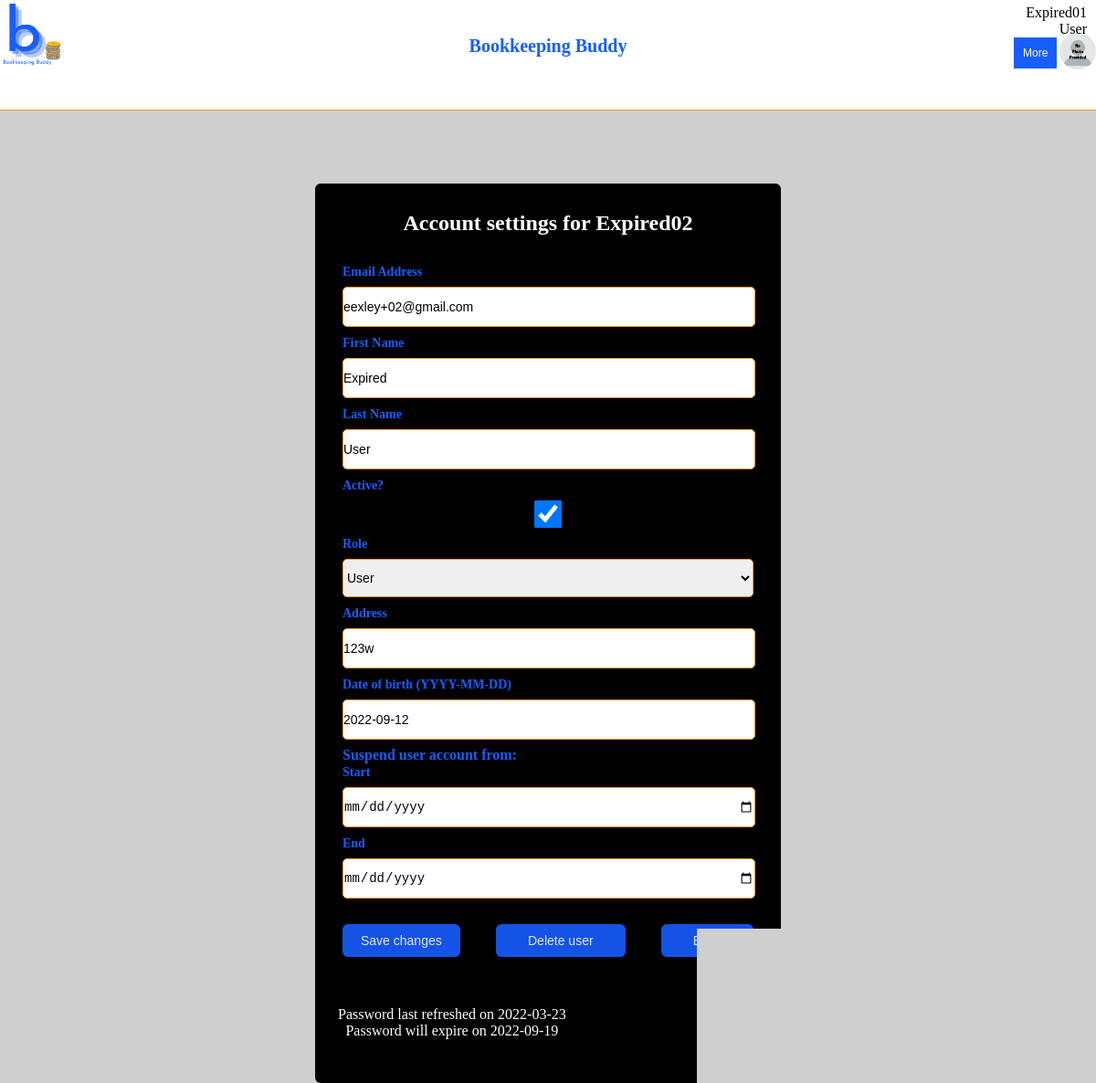
The page /auth/edit_user/Expired02 (signed in) on the database as committed earlier.
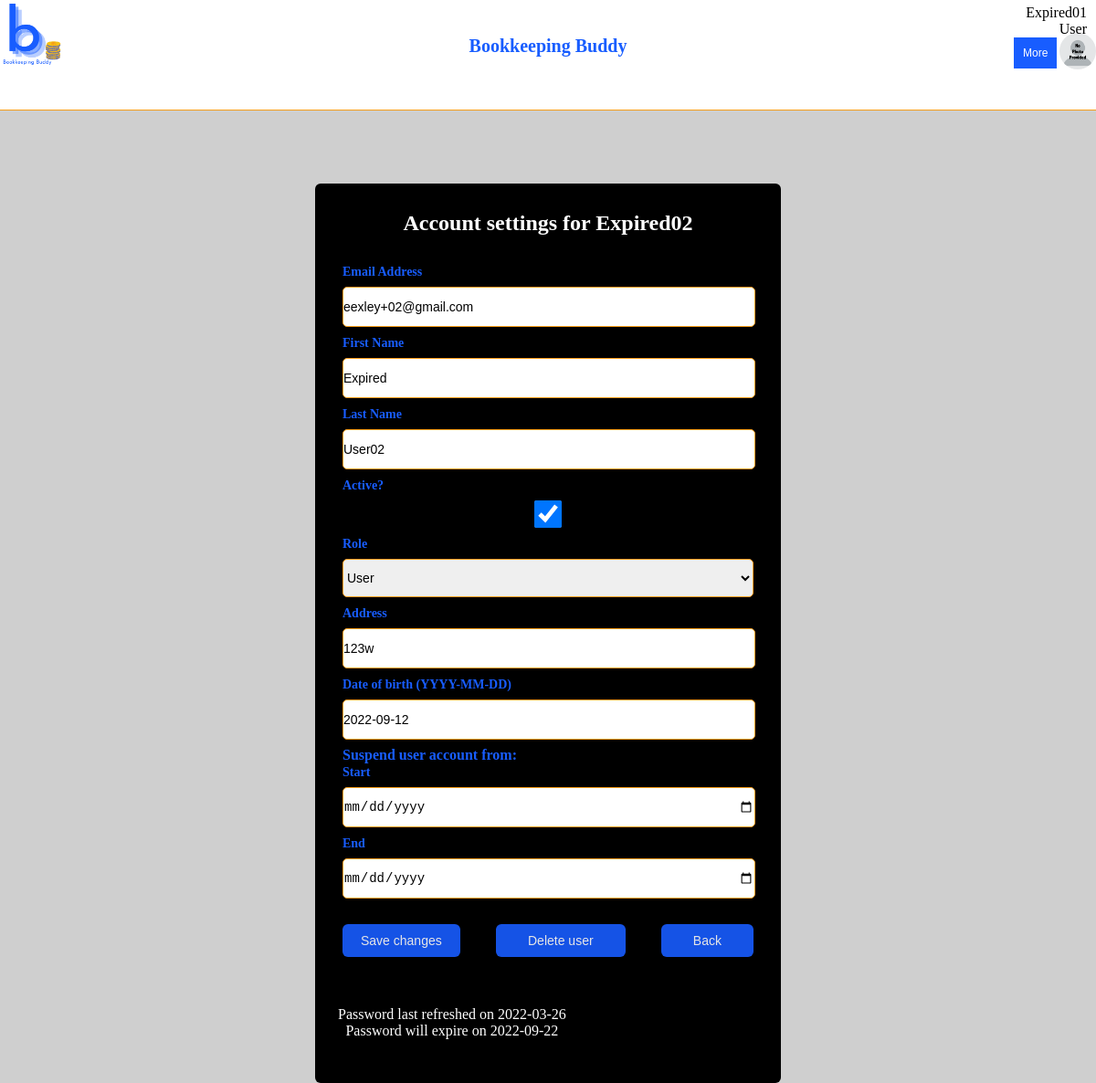
The same page on the database as committed later.
### tables this page shows
CREATE TABLE users (
  username TEXT PRIMARY KEY UNIQUE,
  email_address TEXT NOT NULL,
  first_name TEXT NOT NULL,
  last_name TEXT NOT NULL,
  active INTEGER NOT NULL,
  role INTEGER NOT NULL,
  picture BLOB,
  password TEXT NOT NULL,
  address TEXT NOT NULL,
  DOB TEXT NOT NULL,
  old_passwords TEXT NOT NULL,
  password_refresh_date TEXT NOT NULL,
  incorrect_login_attempts INTEGER NOT NULL,
  suspend_start_date TEXT,
  suspend_end_date TEXT,
  creation_date TEXT NOT NULL,
  first_pet TEXT NOT NULL,
  city_born TEXT NOT NULL,
  year_graduated_hs INTEGER NOT NULL
);

### appl_domain/auth.py (the view, shortened to what this page needs)
@bp.route('/edit_user/<username>', methods=('GET', 'POST'))
@login_required
def edit_user(username):
    db = get_db()
    user = db.execute(
        "SELECT * FROM users WHERE username = ?", (username,)
    ).fetchone()
    password_refresh_date = user['password_refresh_date']
    password_refresh_date = datetime.fromisoformat(password_refresh_date)
    password_expires = password_refresh_date + timedelta(days=180)
    password_expires = password_expires.date().__str__()
    if request.method == 'GET':
        return render_template('auth/edit_user.html', user=user, password_expires=password_expires)

### appl_domain/auth.py (called while the page is built)
def login_required(view):
    @functools.wraps(view)
    def wrapped_view(**kwargs):
        if g.user is None:
            return redirect(url_for('auth.login'))
        return view(**kwargs)
    return wrapped_view

@bp.before_app_request
def load_logged_in_user():
    username = session.get('username')
    if username is None:
        g.user = None
    else:
        g.user = get_db().execute(
            "SELECT * FROM users WHERE username = ?", (username,)
        ).fetchone()

### appl_domain/db.py (called while the page is built)
def get_db():
    if 'db' not in g:
        g.db = sqlite3.connect(
            current_app.config['DATABASE'],
            detect_types=sqlite3.PARSE_DECLTYPES
        )
        g.db.row_factory = sqlite3.Row
    return g.db

### appl_domain/templates/auth/edit_user.html (shortened to what the changed rows need)
{% extends 'base.html' %}
{% block content %}
<div class="container">
     <h1>{% block title %}Account settings for {{ user['username'] }}{% endblock %}</h1>
    <form method="post" enctype="multipart/form-data">
        <div class = "form-first">
            <div class = "personal details">
                <div class = "fields">
                    <div class = "input-field">
                    <label for="email_address">Email Address</label>
                        <input name="email_address" type = "email" id="email_address" required value="{{ user['email_address'] }}">
                    </div>
                    <div class = "input-field">
                         <label for="first_name">First Name</label>
                        <input name="first_name" id="first_name" required value="{{ user['first_name'] }}">
                    </div>
                    <div class = "input-field">
                     <label for="last_name">Last Name</label>
                        <input name="last_name" id="last_name" required value="{{ user['last_name'] }}">
                    </div>
                    <div class = "input-field">
                        <label for="role">Role</label><br>
                        <select name="role" id="role" style="width: 100%;
                        outline: none;
                        color: #333;
                        font-size: 14px;
                        border: 1px solid #F89E19;
                        border-radius: 5px;
                        color: black;
                        height: 42px;
                        margin: 8px 0;">
                        <option value="0" {% if user['role'] == 0 %} selected {% endif %}>User</option>
                    </select>
                        </div>
                    <div class = "input-field">
                            <label for="address">Address</label>
                        <input name="address" id="address" required value="{{ user['address'] }}">
                    </div><br>
                   <div class = "input-field">
                        <label for="DOB">Date of birth (YYYY-MM-DD)</label>
                        <input name="DOB" id="DOB" required value="{{ user['DOB'] }}">
                    </div>
                    <div class="instructions" style="color: white; margin-top: 12px;margin-left: 15px;text-align: center">
                        <p style="color: white; margin-top: 12px;margin-left: -20px;text-align: center">
                            Password last refreshed on {{ user['password_refresh_date'] }}<br>
                            Password will expire on {{ password_expires }}
                        </p>
                        <br>
                    </div>
                </div>
            </div>
            </div>
        </form>
</div>
{% endblock %}

Rows that differ between the two databases and show on the page:
changed users "Expired02": last_name "User" → "User02"; password_refresh_date "2022-03-23" → "2022-03-26"
Other text that changed with them:
{{ password_expires }}: "2022-09-19" → "2022-09-22"
